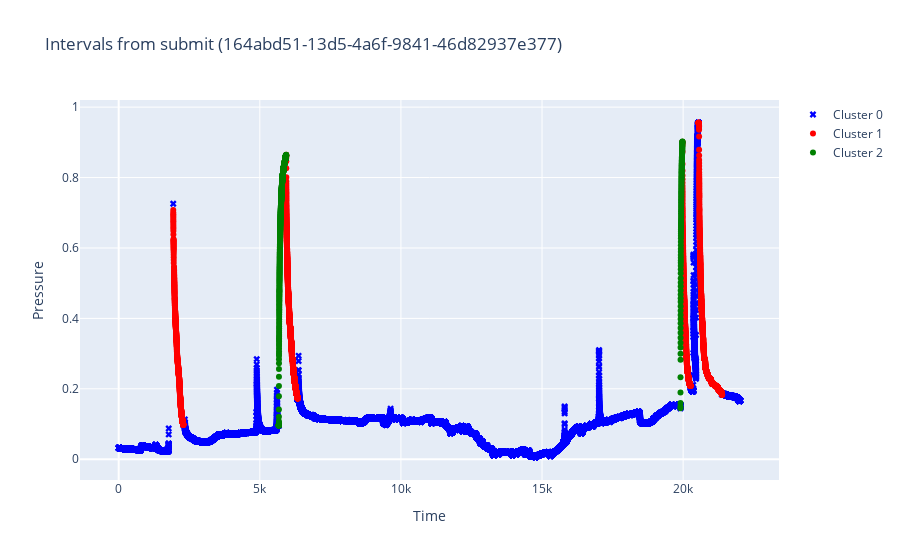

The code cell stored with this chart in its notebook:
### Markdown cell above
## Обработанная кластеризация

### Code cell
plot_data_from_submit(clust_df, filename, SUBMIT_OUTPUT_PATH)

### Figure 1 — Plotly figure (JSON) as saved in the notebook; plotly's stock layout.template omitted (floating-point values rounded to 4 significant figures; data arrays with more than 128 entries replaced by an {"elided": "..."} marker saying what was removed)
{"data": [{"marker": {"color": "blue", "size": 6, "symbol": "x"}, "mode": "markers", "name": "Cluster 0", "type": "scatter", "x": {"elided": "51163 float values"}, "y": {"elided": "51163 float values"}}, {"marker": {"color": "red", "size": 6, "symbol": "circle"}, "mode": "markers", "name": "Cluster 1", "type": "scatter", "x": {"elided": "4687 float values"}, "y": {"elided": "4687 float values"}}, {"marker": {"color": "green", "size": 6, "symbol": "circle"}, "mode": "markers", "name": "Cluster 2", "type": "scatter", "x": {"elided": "836 float values"}, "y": {"elided": "836 float values"}}], "layout": {"showlegend": true, "title": {"text": "Intervals from submit (164abd51-13d5-4a6f-9841-46d82937e377)"}, "xaxis": {"title": {"text": "Time"}}, "yaxis": {"title": {"text": "Pressure"}}}}
